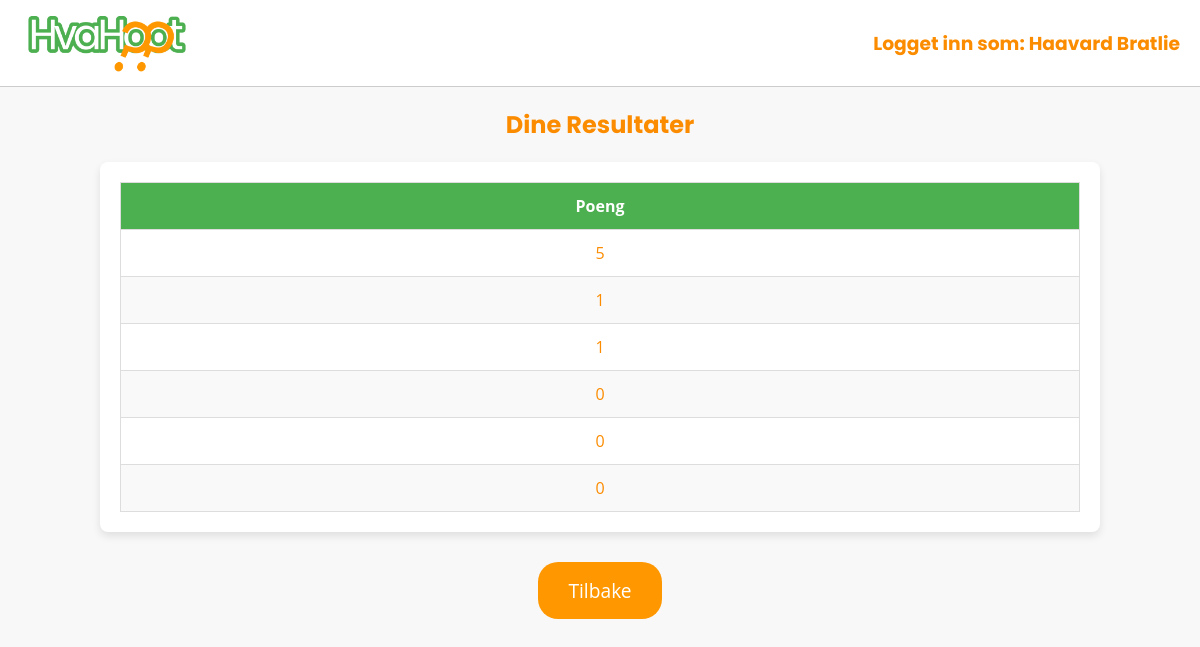
Before: /user_highscore (signed in) with the older database file.
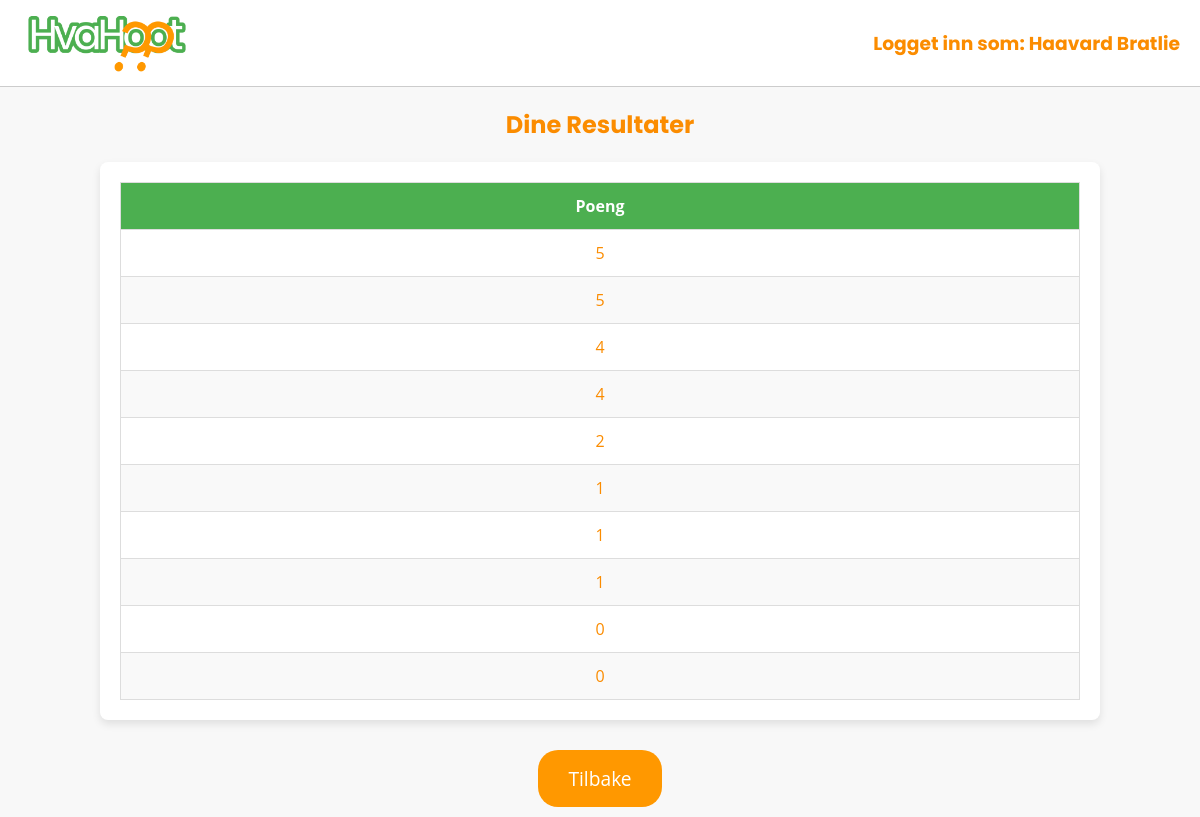
After: the same page with the newer database file.
### tables this page shows
CREATE TABLE results (
            id INTEGER PRIMARY KEY AUTOINCREMENT,
            user_id INTEGER,
            score INTEGER,
            timestamp DATETIME DEFAULT CURRENT_TIMESTAMP,
            FOREIGN KEY(user_id) REFERENCES users(id)
        );

### app.py (the view)
@app.route('/user_highscore')
def user_highscore_page():
    if 'user_id' in session:
        user_id = session['user_id']
        top_results = get_user_highscore_results(user_id)
        return render_template('user_highscore.html', top_results=top_results)
    else:
        return redirect('/login')

### app.py (called while the page is built)
def get_user_highscore_results(user_id):
    conn = sqlite3.connect("database.db")
    cursor = conn.cursor()
    sql = '''
        SELECT score
        FROM results
        WHERE user_id = ?
        ORDER BY score DESC
        LIMIT 10
    '''
    cursor.execute(sql, (user_id,))
    top_results = cursor.fetchall()
    conn.close()
    return top_results

### templates/user_highscore.html (shortened to what this page needs)
{% extends "base.html" %}
{% block content %}
<h2 class="font">Dine Resultater</h2>
<div class="table-container">
    <table class="table">
        <thead>
            <tr>
                <th>Poeng</th>
            </tr>
        </thead>
        <tbody>
            {% for result in top_results %}
            <tr>
                <td>{{ result[0] }}</td>
            </tr>
            {% endfor %}
        </tbody>
    </table>
</div>
{% endblock %}

### templates/base.html (shortened to what this page needs)
<!DOCTYPE html>
<html lang="no">
<head>
    <link rel="stylesheet" href="/static/style.css">
</head>
<body>
    <header>
       <img class="logo" src="/static/HvaHoot_logo.png" alt="HvaHoot_logo">
        <nav>
            {% if 'user_id' in session %}
            <h3 class="font">Logget inn som: {{ session['name'] }}</h3>
            {% endif %}
        </nav>
    </header>
    {% block content %}{% endblock %}
    {% if request.path == '/' %}
    {% else %}
    <a href="/" class="btn2">Tilbake</a>
    {% endif %}
</body>
</html>

### static/style.css (style rules this page uses)
body { font-family: 'Open Sans', sans-serif; text-align: center; color: #fb8c00; margin: 0; padding: 0; background-color: #f8f8f8; }
.font { font-family: 'Poppins'; }
header { display: flex; justify-content: space-between; align-items: center; padding: 10px 20px; background: white; border-bottom: 1px solid #ccc; }
.logo { width: 15%; }
.btn2 { display: inline-block; padding: 15px 30px; margin: 10px; font-size: 1.2em; color: white; background-color: #FF9800; border-radius: 20px; text-decoration: none; }
.table-container { width: 80%; margin: 20px auto; padding: 20px; background-color: white; border-radius: 8px; box-shadow: 0 4px 8px rgba(0, 0, 0, 0.1); }
.table { width: 100%; border-collapse: collapse; margin: 0; }
.table th, .table td { padding: 12px 20px; text-align: center; border: 1px solid #ddd; }
.table th { background-color: #4CAF50; font-weight: bold; color: white; }
.table tr:nth-child(even) { background-color: #f9f9f9; }

Changed rows visible on the page:
no longer on this page (row unchanged): results: score "0"
added results: score "5"
added results: score "4"
added results: score "4"
added results: score "2"
added results: score "1"
